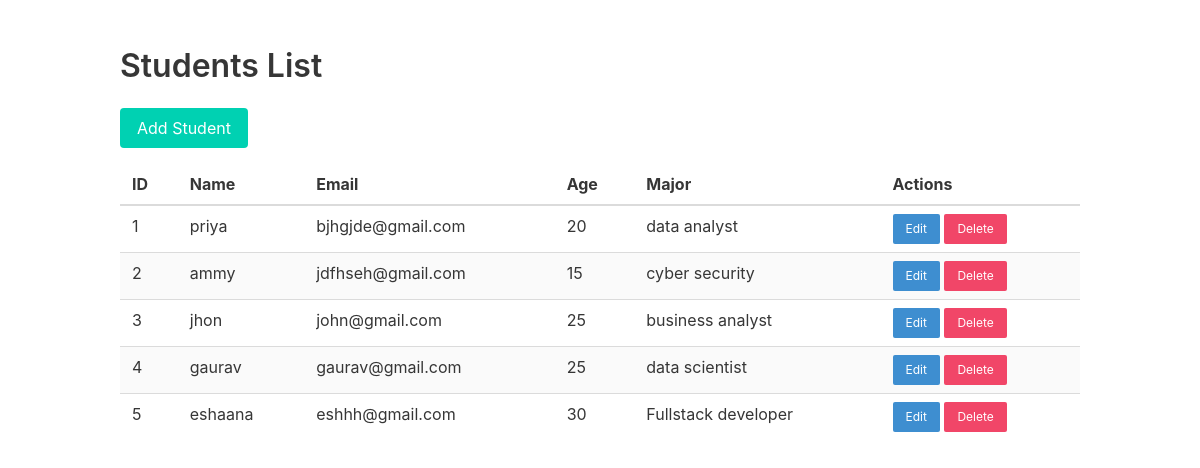
The page / on the database its author committed.
### studentapp.py (models this page shows)
class Student(db.Model):
    id = db.Column(db.Integer, primary_key=True)
    name = db.Column(db.String(50), nullable=False)
    email = db.Column(db.String(100), unique=True, nullable=False)
    age = db.Column(db.Integer, nullable=False)
    major = db.Column(db.String(50), nullable=False)

### studentapp.py (the view)
@app.route('/', methods=['GET'])
def index():
    students = Student.query.all()
    return render_template('index.html', students=students)

### templates/index.html (shortened to what this page needs)
<!DOCTYPE html>
<html lang="en">
<head>
     <link rel="stylesheet" href="https://cdnjs.cloudflare.com/ajax/libs/bulma/0.9.3/css/bulma.min.css">
</head>
<body>
    <section class="section">
        <div class="container">
            <h1 class="title">Students List</h1>
            <a href="{{ url_for('add_student') }}" class="button is-primary">Add Student</a>
            <table class="table is-fullwidth is-striped mt-4">
                <thead>
                    <tr>
                        <th>ID</th>
                        <th>Name</th>
                        <th>Email</th>
                        <th>Age</th>
                        <th>Major</th>
                        <th>Actions</th>
                    </tr>
                </thead>
                <tbody>
                    {% for student in students %}
                    <tr>
                        <td>{{ student.id }}</td>
                        <td>{{ student.name }}</td>
                        <td>{{ student.email }}</td>
                        <td>{{ student.age }}</td>
                        <td>{{ student.major }}</td>
                        <td>
                            <a href="{{ url_for('update_student', id=student.id) }}" class="button is-info is-small">Edit</a>
                            <a href="{{ url_for('delete_student', id=student.id) }}" class="button is-danger is-small" onclick="return confirm('Are you sure you want to delete this student?');">Delete</a>
                        </td>
                    </tr>
                    {% endfor %}
                </tbody>
            </table>
        </div>
    </section>
</body>
</html>

### rows shown on the page
Student: id "1", name "priya", email "bjhgjde@gmail.com", age "20", major "data analyst"
Student: id "2", name "ammy", email "jdfhseh@gmail.com", age "15", major "cyber security"
Student: id "3", name "jhon", email "john@gmail.com", age "25", major "business analyst"
Student: id "4", name "gaurav", email "gaurav@gmail.com", age "25", major "data scientist"
Student: id "5", name "eshaana", email "eshhh@gmail.com", age "30", major "Fullstack developer"
